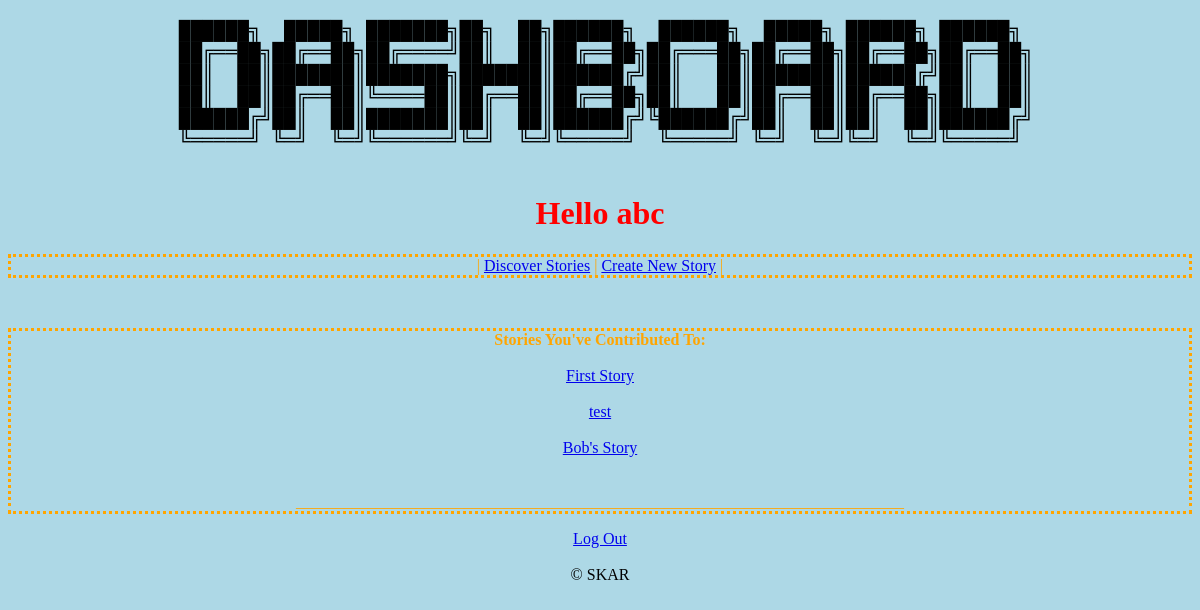
Page /profile (signed in) on the earlier database version.
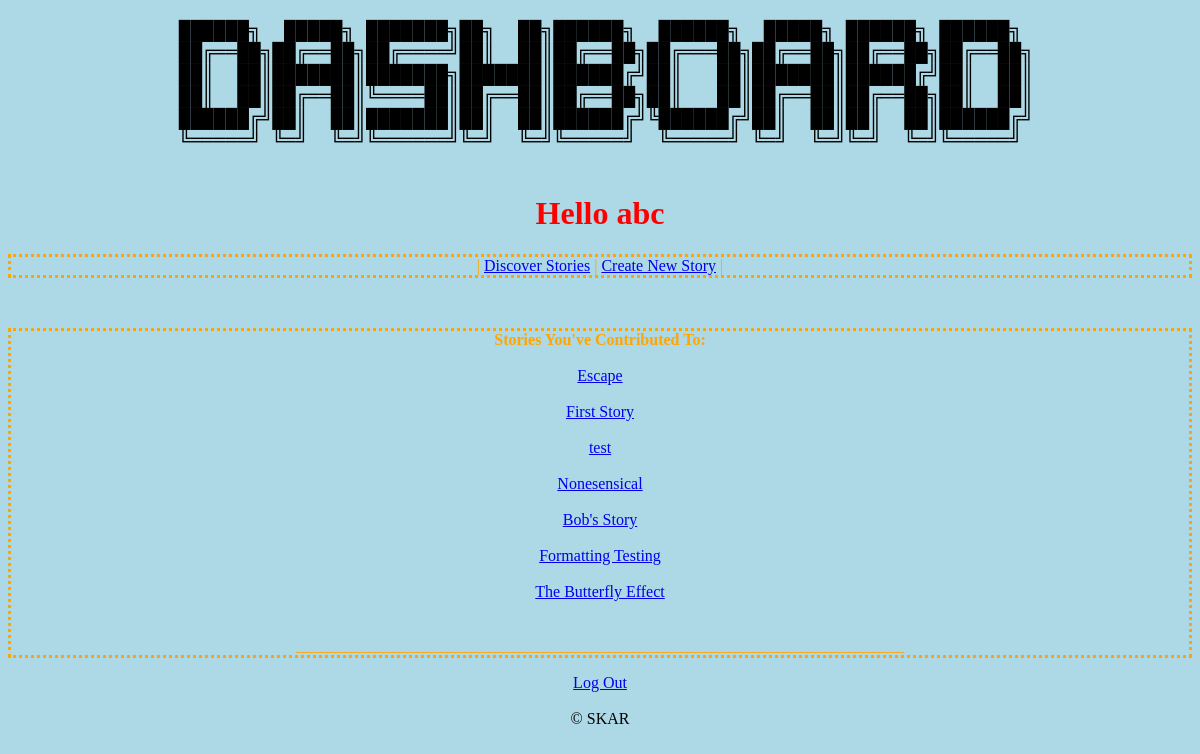
Same page on the later database version.
### tables this page shows
CREATE TABLE stories(name TEXT, username TEXT, contrib TEXT);

### app.py (the view)
@app.route('/profile')
def profile():
    if not('user' in session):
        return redirect('/')
    storiesList = story.getStories(session['user'])
    if len(storiesList) == 0:
        storiesList = ['You have not contributed to any stories!']
    return render_template('profile.html',user = session['user'], stories = storiesList)

### util/story.py (called while the page is built)
def getStories(username):
    db = sqlite3.connect("data/info.db")
    c = db.cursor()
    c.execute("SELECT name FROM stories WHERE username = ?", (username,))
    rows = c.fetchall()
    output = set()
    for i in rows:
        output.add(i[0])
    db.close()
    return(output)

### templates/profile.html (shortened to what this page needs)
{% extends 'basetemplate.html' %}
{% block body %}
<center>
    <h2>
        <pre>
██████╗  █████╗ ███████╗██╗  ██╗██████╗  ██████╗  █████╗ ██████╗ ██████╗
 ██╔══██╗██╔══██╗██╔════╝██║  ██║██╔══██╗██╔═══██╗██╔══██╗██╔══██╗██╔══██╗
 ██║  ██║███████║███████╗███████║██████╔╝██║   ██║███████║██████╔╝██║  ██║
 ██║  ██║██╔══██║╚════██║██╔══██║██╔══██╗██║   ██║██╔══██║██╔══██╗██║  ██║
 ██████╔╝██║  ██║███████║██║  ██║██████╔╝╚██████╔╝██║  ██║██║  ██║██████╔╝
╚═════╝ ╚═╝  ╚═╝╚══════╝╚═╝  ╚═╝╚═════╝  ╚═════╝ ╚═╝  ╚═╝╚═╝  ╚═╝╚═════╝
        </pre>
    </h2>
    <h1>Hello {{ user }}</h1>
    <p>
        | <a href="/discover">Discover Stories</a>
        | <a href="/contribute">Create New Story</a>
        |
    </p>
</center>
<br>
<center>
    <p>
        <b>Stories You've Contributed To:</b><br><br>
        {% for each in stories %}
            <a href = '/view?story={{each}}'>{{each}}</a>
            <br><br>
        {% endfor %}
        <br>
        ____________________________________________________________________________
    </p>
</center>
{% endblock %}

### templates/basetemplate.html (shortened to what this page needs)
<!DOCTYPE html>
<html>
  <head>
    <link rel="stylesheet" type="text/css" href="skar.css">
  </head>
  <body>
    {% block body %}
    {% endblock %}
  </body>
  <footer>
    {% block logout %}
    <center><a href = '/logout'>Log Out</a></center>
    {% endblock %}
    {% block footer %}
    <br>
    <center> &copy; SKAR </center>
    {% endblock %}
  </footer>
</html>

### static/skar.css (style rules this page uses)
body { background-color: lightblue; }
h1 { color: red; }
p { color: orange; }

### templates/basetemplate.html (style rules this page uses)
body { background-color: linen; }
h1 { color: maroon; }
p { border-style: dotted; }

Differences in the rows shown:
added stories: name "Escape"
added stories: name "Nonesensical"
added stories: name "Formatting Testing"
added stories: name "The Butterfly Effect"
